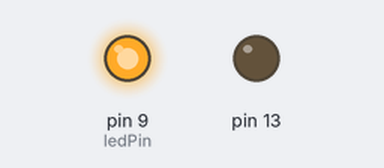
Bench run of a sketch on a simulated Arduino Uno, built with avr-gcc and run on an emulated ATmega328P. Shown: output pins drawn as LEDs (lit = HIGH).

Above: at 0.1 s.
At 10.6 s:
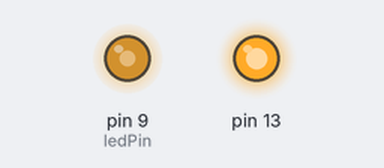
At 15.1 s:
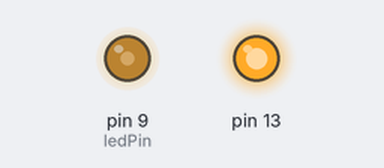
At 34.5 s:
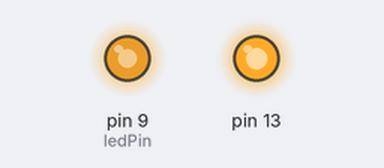
Timing chart, 0 to 40.0 s (numbered marks = the images above):
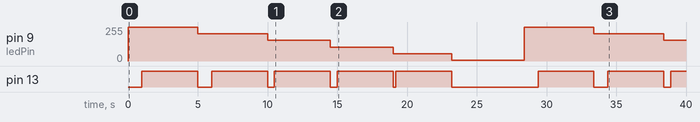

The sketch:

sketch_jun8a.ino
```cpp
const int ledPin = 9;
int brightness = 255;


void setup() {
  // put your setup code here, to run once:
  pinMode(ledPin, OUTPUT);
  pinMode(13, OUTPUT);
}

void loop() {
// put your main code here, to run repeatedly:
analogWrite(ledPin, brightness);
if (brightness > 170) {
  delay(1000);
} else if (brightness > 85) {
  delay(500);
} else{
  delay(200);
}

brightness = brightness - 50;

if (brightness < 0){
  brightness = 255;
  delay(5000);
}
else{
  digitalWrite(13, 1);
  delay(4000);
  digitalWrite(13, 0);
}
}
```

Measured:
- by itself, pin 9 (ledPin): ramps from 255/255 to 5/255 and jumps back, once every 28.4 s
- by itself, pin 13: LOW → HIGH at 1.0 s, → LOW 4.0 s later, → HIGH 1.0 s later, → LOW 4.0 s later, … (15 changes in this stretch)
